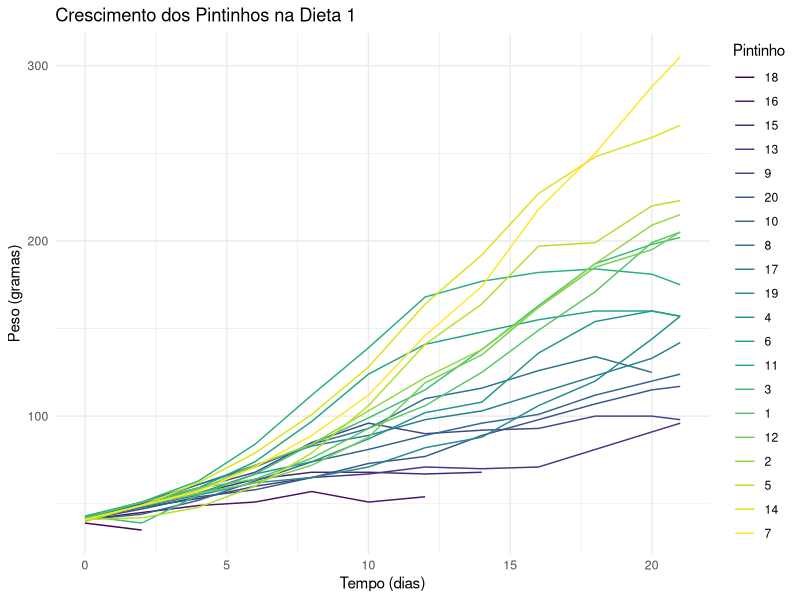
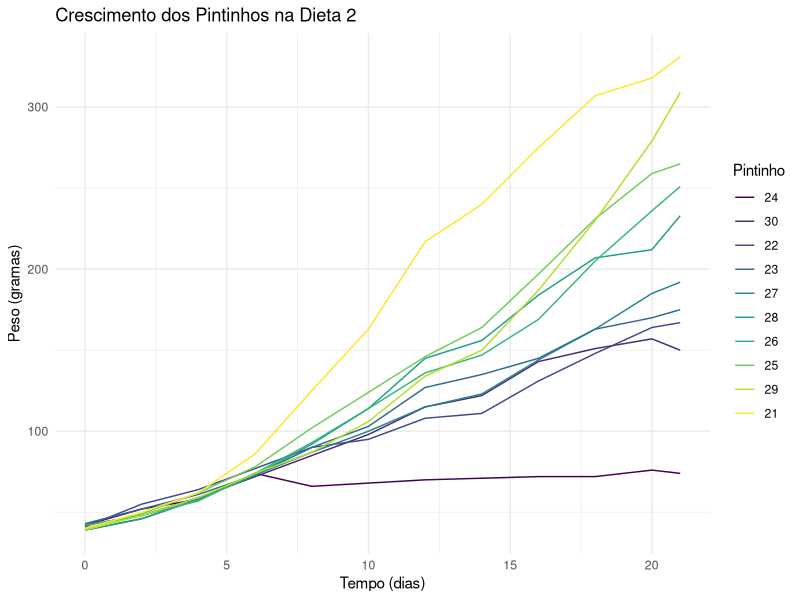
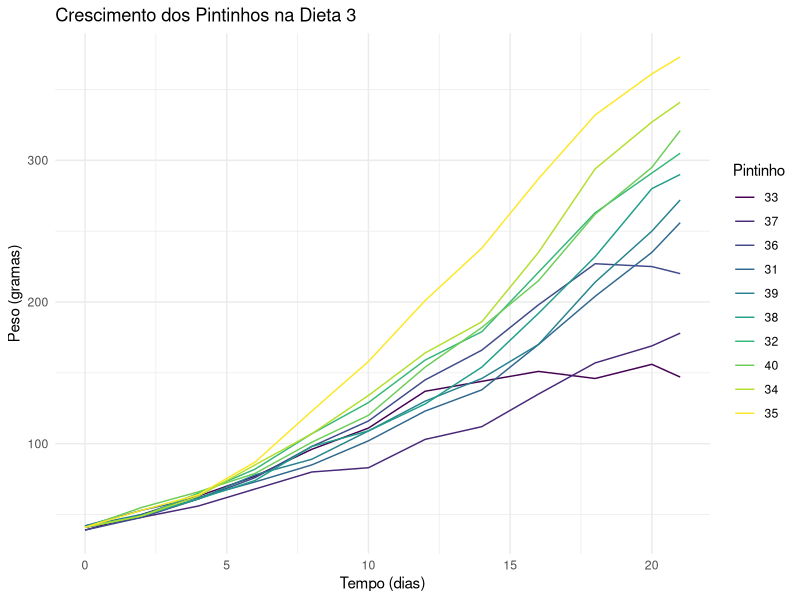
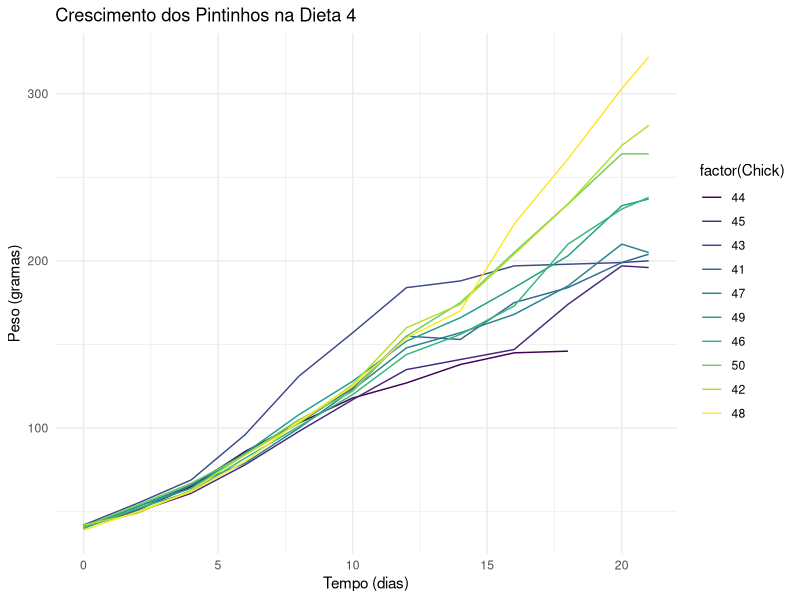

The R script that drew these images, in order:
#Para iniciar a exploração do dataset
data("ChickWeight")

#para visualizar todos os dados
View(ChickWeight)

#abriu para mim a documentação do data set, que pode conter detalhes
?ChickWeight 

#sumarização (um resumo) estatístico
summary(ChickWeight)

#Filtrar dados da Dieta 1
library(dplyr)
dieta_1 <- ChickWeight %>% filter(Diet==1)

# Criar gráfico de linhas para as 220 observações da dieta 1
library(ggplot2) 
ggplot(dieta_1, aes(x = Time, y = weight, group = Chick, color = factor(Chick))) +
  geom_line() +
  labs(title = "Crescimento dos Pintinhos na Dieta 1",
       x = "Tempo (dias)",
       y = "Peso (gramas)",
       color = "Pintinho") +
  theme_minimal()

#vamos filtrar a dieta 2
library(dplyr)
dieta_2 <- ChickWeight %>% filter(Diet==2)

#Vamos criar o gráfico da dieta 2
library(ggplot2)
ggplot(dieta_2, aes(x= Time, y=weight, group = Chick, color = factor(Chick)))+
  geom_line() + 
  labs(title = "Crescimento dos Pintinhos na Dieta 2", 
       x = "Tempo (dias)", 
       y = "Peso (gramas)", 
       color = "Pintinho") +
  theme_minimal()

#Filtrando Dados da Dieta 3
library(dplyr)
dieta_3 <- ChickWeight %>% filter(Diet==3)

#Criar o grafico para a dieta 3
library(ggplot2)
ggplot(dieta_3, aes(x=Time, y=weight, group = Chick, color = factor(Chick)))+
  geom_line() +
  labs(title = "Crescimento dos Pintinhos na Dieta 3",
       x = "Tempo (dias)",
       y = "Peso (gramas)",
       color = "Pintinho") +
  theme_minimal()

#fazer o mesmo para a dieta 4
library(dplyr)
dieta_4 <- ChickWeight %>% filter(Diet==4)

#Criar Gráfico Dieta 4
library(ggplot2)
ggplot(dieta_4, aes(x = Time, y = weight, group = Chick, color = factor(Chick)))+
  geom_line()+
  labs(title = "Crescimento dos Pintinhos na Dieta 4",
       x = "Tempo (dias)",
       y = "Peso (gramas)",
       Color = "Pintinho")+
  theme_minimal()
